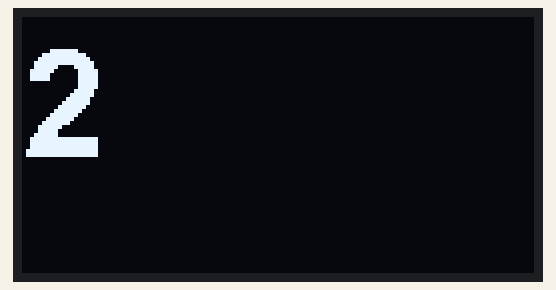
Bench run of a program on a simulated pyboard running MicroPython. On the bench: 128×64 one-colour display. Library files of the repository ran but are not shown: ssd1306.py, lcdfont.py. At 0.2 s the program stops and its outputs stay as they are.

Above: at 0.2 s.

The program:

lcdtest.py
```python
import ssd1306
import framebuf
from machine import I2C, Pin
import lcdfont as lcdf
i2c = I2C(scl=Pin(12), sda=Pin(13), freq=100000)
display = ssd1306.SSD1306_I2C(128, 64, i2c)
buffer2 = bytearray(b'\x00\x00\x00\x00\x00\x00\x00\x00\x00\x00\x00\x00\x00\x00\x00\x00\x00\x00\x00\x00\x00\xe0\x10\x8a\n0\x10$\xc8\x00\x00\x00\x00\x00\x00\x00\x00\x00\x00\x00\x00\x00\x00\x00\x00\x00\x00\x00\x00\x00\x00\x00\x00\x00\x00\x00\x00\x00\x00\x00\x00\x00\x00\x00\x00\x00x\xfe\xff?\xfe\xfd|\xfb\xf8\xfc\xff|\x00\x00\x00\x00\x00\x00\x00\x00\x00\x00\x00\x00\x00\x00\x00\x00\x00\x00\x00\x00\x00\x00\x00\x00\x00\x00\x00\x00\x00\x00\x80\xc0@\xe0\xe0\xe0\xc0\xc1c\x9f\xff\x0f\xce\xff\xff\xcf\xe3\xf0pp\xa0\xe0\xe0\xc0\x00\x00\x00\x00\x00\x00\x00\x00\x00\x00\x00\x00\x00\x00\x00\x00\x00\x00\x00\x00\x00\x00\xf0\xff\xfb\xe7\xdf\x8e\x9e\xfd\x95"$%\x00\xfe\xff\xff\xed\xdd\xce\xce\xff\xe7\xe7\xf7\xfb\xf9\xfep\xe0\x00\x00\x00\x00\x00\x00\x00\x00\x00\x00\x00\x00\x00\x00\x00@6\x9bg7\xcfo\x9d\xdb?\xbbws\xf7\xfa\xfa\xf9\xf4\xfd\xf7\xf3\xf1\xfdsy\xbd;\xd9\x9do\xcc6g\x9b6@\x00\x00\x00\x00\x00\x00\x00\x00\x00\x00\x00\x00\x00\x00\x00\x00\x01\x00\x02\x01\x04\x03\t\x06\x13\x0c&\x19\r\x1b\x1b\r\x19&\x0c\x13\x06\t\x03\x04\x01\x02\x00\x01\x00\x00\x00\x00\x00\x00\x00\x00\x00\x00')


buffer = bytearray(bytes(lcdf.font(2)))
fb = framebuf.FrameBuffer(buffer, 32, 40, framebuf.MVLSB)
display.fill(0)
display.framebuf.blit(fb, 0, 0)
display.show()
```
